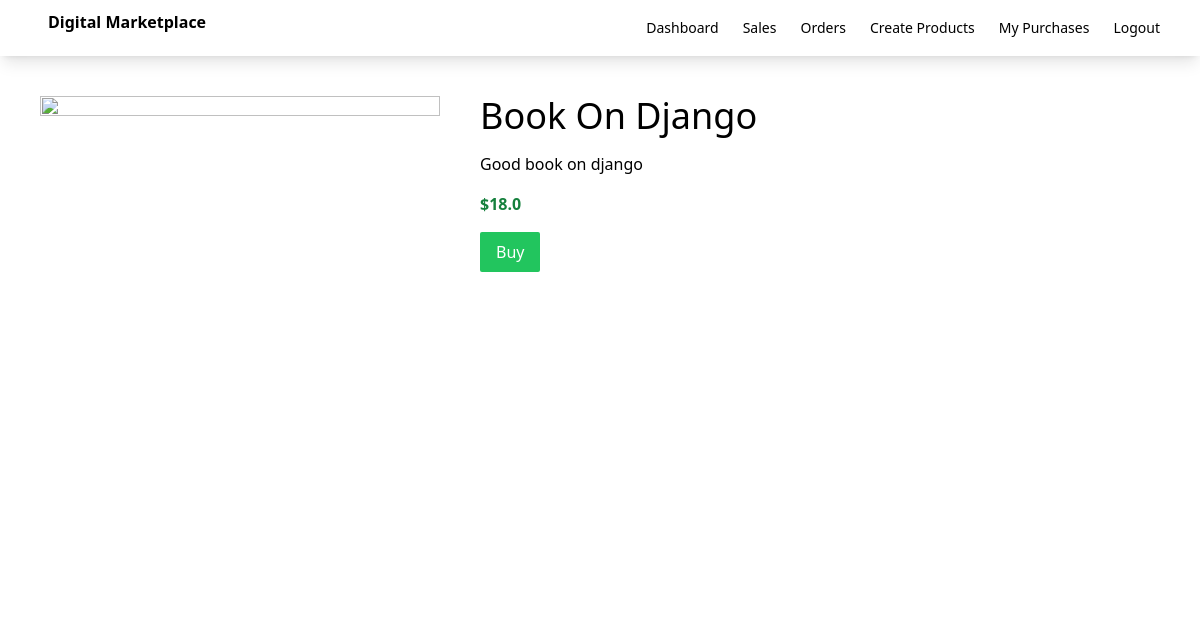
The app's page /product/2 with its own data.
### myapp/models.py (models this page shows, shortened)
class Product(models.Model):
    seller = models.ForeignKey(User, on_delete=models.CASCADE)
    name = models.CharField(max_length=100)
    description = models.CharField(max_length=100)
    price = models.FloatField()
    file = models.FileField(upload_to='uploads')

### myapp/views.py (the view)
# urls.py: path('product/<int:id>',views.detail,name='detail'),
def detail(request,id):
    product = Product.objects.get(id=id)
    return render(request,'myapp/detail.html',{'product':product})

### myapp/templates/myapp/detail.html
{% extends 'myapp/base.html' %}
{% block body %}
    <div class="flex p-10">
        <div>
            <img src="https://cdn4.iconfinder.com/data/icons/basic-ui-set-2-1/64/Basic_ui_2-16-1024.png" alt="" width="400" height="500">
        </div>
        <div class="pl-10">
            <div class="text-4xl mb-4">{{ product.name }}</div>
            <div class="mb-4">{{ product.description }}</div>
            <div class="mb-4 text-green-700 font-bold">${{ product.price }}</div>
            <div>
                <button id="checkout-button" class="bg-green-500 text-white px-4 py-2 rounded-sm" onclick="window.location.href='{% url 'payment' product.id %}'">Buy</button>
            </div>
        </div>
    </div>
{% endblock %}

### records on screen
Product: name "Book On Django", description "Good book on django", price "18.0"
